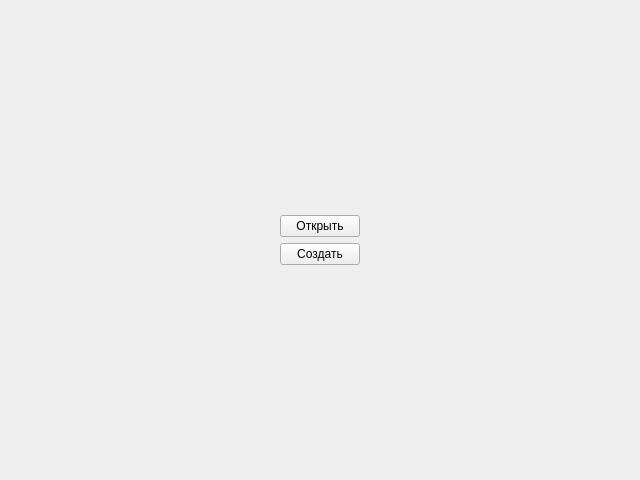
<?xml version="1.0" encoding="UTF-8"?>
<ui version="4.0">
 <class>ManagerProjectForm</class>
 <widget class="QWidget" name="ManagerProjectForm">
  <property name="geometry">
   <rect>
    <x>0</x>
    <y>0</y>
    <width>640</width>
    <height>480</height>
   </rect>
  </property>
  <property name="windowTitle">
   <string>Form</string>
  </property>
  <layout class="QHBoxLayout" name="horizontalLayout">
   <item>
    <spacer name="horizontalSpacer">
     <property name="orientation">
      <enum>Qt::Horizontal</enum>
     </property>
     <property name="sizeHint" stdset="0">
      <size>
       <width>40</width>
       <height>20</height>
      </size>
     </property>
    </spacer>
   </item>
   <item>
    <widget class="QWidget" name="widget_2" native="true">
     <layout class="QVBoxLayout" name="verticalLayout_2">
      <item>
       <spacer name="verticalSpacer">
        <property name="orientation">
         <enum>Qt::Vertical</enum>
        </property>
        <property name="sizeHint" stdset="0">
         <size>
          <width>20</width>
          <height>40</height>
         </size>
        </property>
       </spacer>
      </item>
      <item>
       <widget class="QWidget" name="widget" native="true">
        <layout class="QVBoxLayout" name="verticalLayout">
         <item>
          <widget class="QPushButton" name="pushButton_open">
           <property name="text">
            <string>Открыть</string>
           </property>
          </widget>
         </item>
         <item>
          <widget class="QPushButton" name="pushButton_create">
           <property name="enabled">
            <bool>true</bool>
           </property>
           <property name="text">
            <string>Создать</string>
           </property>
          </widget>
         </item>
        </layout>
       </widget>
      </item>
      <item>
       <spacer name="verticalSpacer_2">
        <property name="orientation">
         <enum>Qt::Vertical</enum>
        </property>
        <property name="sizeHint" stdset="0">
         <size>
          <width>20</width>
          <height>40</height>
         </size>
        </property>
       </spacer>
      </item>
     </layout>
    </widget>
   </item>
   <item>
    <spacer name="horizontalSpacer_2">
     <property name="orientation">
      <enum>Qt::Horizontal</enum>
     </property>
     <property name="sizeHint" stdset="0">
      <size>
       <width>40</width>
       <height>20</height>
      </size>
     </property>
    </spacer>
   </item>
  </layout>
 </widget>
 <resources/>
 <connections/>
</ui>
